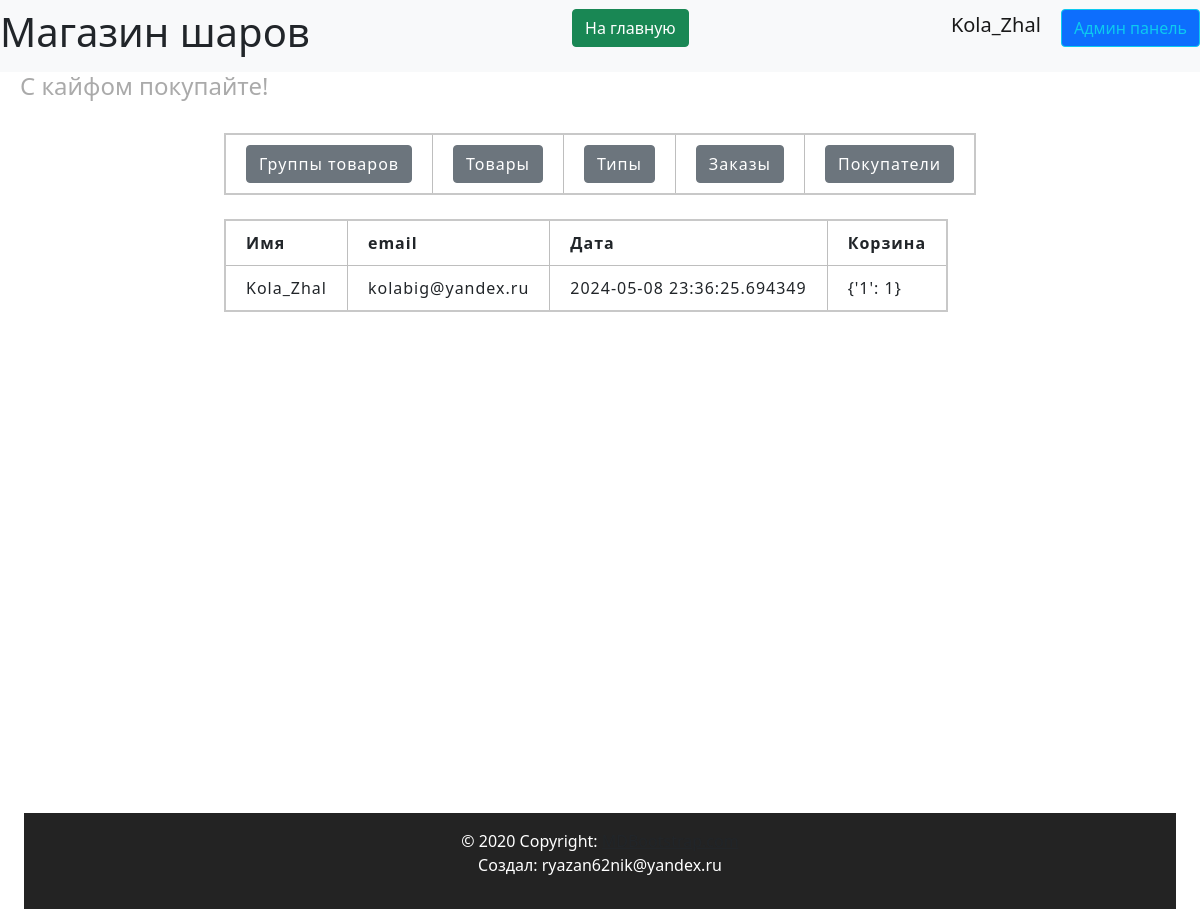
/admin/users (signed in), run on an earlier commit of the app's database.
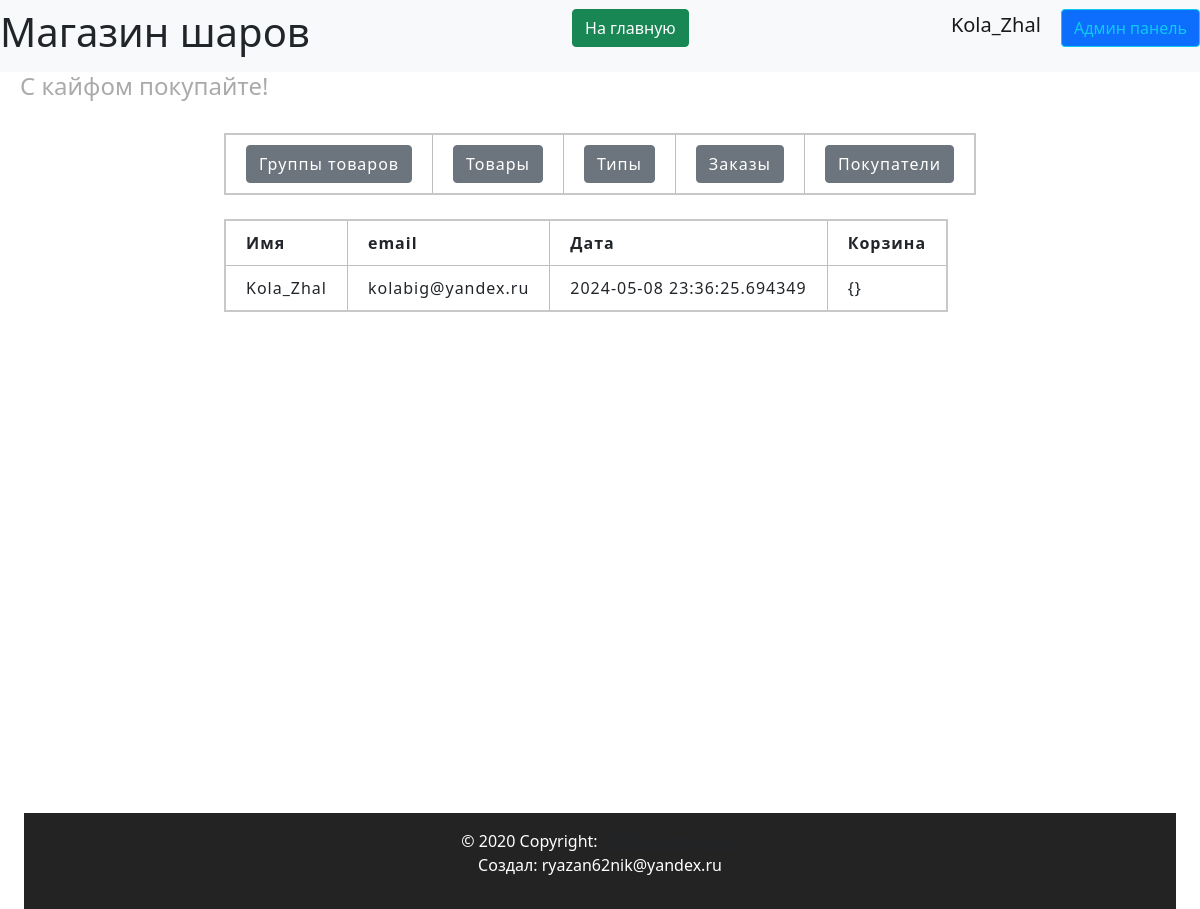
And on a later commit of the database.
### data/users.py (models this page shows, shortened)
class User(SqlAlchemyBase, UserMixin, SerializerMixin):
    __tablename__ = 'users'
    id = sqlalchemy.Column(sqlalchemy.Integer,
                           primary_key=True, autoincrement=True)
    name = sqlalchemy.Column(sqlalchemy.String, nullable=True)
    tel = sqlalchemy.Column(sqlalchemy.String, nullable=True)
    email = sqlalchemy.Column(sqlalchemy.String,
                              index=True, unique=True, nullable=True)
    hashed_password = sqlalchemy.Column(sqlalchemy.String, nullable=True)
    created_date = sqlalchemy.Column(sqlalchemy.DateTime,
                                     default=datetime.datetime.now)
    basket = sqlalchemy.Column(sqlalchemy.String, default='{}')
    admin = sqlalchemy.Column(sqlalchemy.Boolean, default=False)
    tg_id = sqlalchemy.Column(sqlalchemy.String, nullable=True)
    confirmed = sqlalchemy.Column(sqlalchemy.Boolean, default=False)
    address = sqlalchemy.Column(sqlalchemy.String, nullable=True)
    orders = orm.relationship("Order", back_populates='user')

### server.py (the view)
@app.route('/admin/users', methods=['GET', 'POST'])
@login_required
def admin_user():
    if current_user.admin:
        db_sess = db_session.create_session()
        users = db_sess.query(User).all()
        return render_template('pages/admin_users.html', title='Админ панель',
                               users=users)

### data/db_session.py (called while the page is built)
def create_session() -> Session:
    global __factory
    return __factory()

### server.py (called while the page is built)
@login_manager.user_loader
def load_user(user_id):
    db_sess = db_session.create_session()
    return db_sess.query(User).get(user_id)

### templates/pages/admin_users.html
{% extends "pages/base_admin.html" %}
{% block admincontent %}
<br>
<div>
    <table>
        <tr>
            <th>Имя</th>
            <th>email</th>
            <th>Дата</th>
            <th>Корзина</th>
        </tr>
        {% for user in users %}
        <tr>
            <td>{{ user.name }}</td>
            <td>{{ user.email }}</td>
            <td>{{ user.created_date }}</td>
            <td>{{ user.basket }}</td>
        </tr>
        {% endfor %}
    </table>
</div>
{% endblock %}

### templates/includes/header.html
<header>
    <nav class="navbar navbar-light bg-light">
        <h1> Магазин шаров</h1>
        <p align="right">
            <a href="/index" class="btn btn-success"> На главную </a>
        </p>
        {% if current_user.is_authenticated %}
        <p align="right">
            <a class="navbar-brand" href="/logout">{{ current_user.name }}</a>
            {% if current_user.admin%}
            <a class="btn btn-primary btn btn-outline-info mr-2" href="/admin/products">Админ панель</a>
            {% endif %}
            {% else %}
        <p align="right">
            <a class="btn btn-primary " href="/register">Зарегистрироваться</a>
            <a class="btn btn-success" href="/login">Войти</a>
        </p>
        {% endif %}
    </nav>
    <h4 align="left">С кайфом покупайте!</h4>
</header>

What changed in the data, as far as the page shows it:
changed User "Kola_Zhal": basket "{'1': 1}" → "{}"
